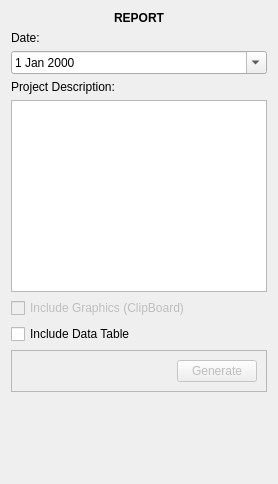
            <widget class="QFrame" name="frame_11">
             <property name="sizePolicy">
              <sizepolicy hsizetype="Preferred" vsizetype="MinimumExpanding">
               <horstretch>0</horstretch>
               <verstretch>0</verstretch>
              </sizepolicy>
             </property>
             <property name="frameShape">
              <enum>QFrame::NoFrame</enum>
             </property>
             <property name="frameShadow">
              <enum>QFrame::Raised</enum>
             </property>
             <layout class="QVBoxLayout" name="verticalLayout_9">
              <item>
               <widget class="QLabel" name="label_27">
                <property name="sizePolicy">
                 <sizepolicy hsizetype="Preferred" vsizetype="Fixed">
                  <horstretch>0</horstretch>
                  <verstretch>0</verstretch>
                 </sizepolicy>
                </property>
                <property name="text">
                 <string>&lt;html&gt;&lt;head/&gt;&lt;body&gt;&lt;p&gt;&lt;span style=&quot; font-weight:600;&quot;&gt;REPORT&lt;/span&gt;&lt;/p&gt;&lt;/body&gt;&lt;/html&gt;</string>
                </property>
                <property name="alignment">
                 <set>Qt::AlignCenter</set>
                </property>
               </widget>
              </item>
              <item>
               <widget class="QLabel" name="label_28">
                <property name="sizePolicy">
                 <sizepolicy hsizetype="Preferred" vsizetype="Fixed">
                  <horstretch>0</horstretch>
                  <verstretch>0</verstretch>
                 </sizepolicy>
                </property>
                <property name="text">
                 <string>Date:</string>
                </property>
               </widget>
              </item>
              <item>
               <widget class="QDateEdit" name="fecha">
                <property name="dateTime">
                 <datetime>
                  <hour>0</hour>
                  <minute>0</minute>
                  <second>0</second>
                  <year>2000</year>
                  <month>1</month>
                  <day>1</day>
                 </datetime>
                </property>
                <property name="currentSection">
                 <enum>QDateTimeEdit::DaySection</enum>
                </property>
                <property name="calendarPopup">
                 <bool>true</bool>
                </property>
                <property name="currentSectionIndex">
                 <number>0</number>
                </property>
                <property name="date">
                 <date>
                  <year>2000</year>
                  <month>1</month>
                  <day>1</day>
                 </date>
                </property>
               </widget>
              </item>
              <item>
               <widget class="QLabel" name="label_29">
                <property name="sizePolicy">
                 <sizepolicy hsizetype="Preferred" vsizetype="Fixed">
                  <horstretch>0</horstretch>
                  <verstretch>0</verstretch>
                 </sizepolicy>
                </property>
                <property name="text">
                 <string>Project Description:</string>
                </property>
               </widget>
              </item>
              <item>
               <widget class="QPlainTextEdit" name="project_t">
                <property name="sizePolicy">
                 <sizepolicy hsizetype="Preferred" vsizetype="Minimum">
                  <horstretch>0</horstretch>
                  <verstretch>0</verstretch>
                 </sizepolicy>
                </property>
               </widget>
              </item>
              <item>
               <widget class="QCheckBox" name="ilg">
                <property name="enabled">
                 <bool>false</bool>
                </property>
                <property name="text">
                 <string>Include Graphics (ClipBoard)</string>
                </property>
               </widget>
              </item>
              <item>
               <widget class="QCheckBox" name="idt">
                <property name="text">
                 <string>Include Data Table</string>
                </property>
               </widget>
              </item>
              <item>
               <widget class="QFrame" name="frame_26">
                <property name="sizePolicy">
                 <sizepolicy hsizetype="Fixed" vsizetype="Fixed">
                  <horstretch>0</horstretch>
                  <verstretch>0</verstretch>
                 </sizepolicy>
                </property>
                <property name="maximumSize">
                 <size>
                  <width>1677215</width>
                  <height>16777215</height>
                 </size>
                </property>
                <property name="frameShape">
                 <enum>QFrame::StyledPanel</enum>
                </property>
                <property name="frameShadow">
                 <enum>QFrame::Raised</enum>
                </property>
                <layout class="QHBoxLayout" name="horizontalLayout_5">
                 <item>
                  <widget class="QgsFileWidget" name="file_info">
                   <property name="sizePolicy">
                    <sizepolicy hsizetype="Expanding" vsizetype="Fixed">
                     <horstretch>1</horstretch>
                     <verstretch>0</verstretch>
                    </sizepolicy>
                   </property>
                   <property name="minimumSize">
                    <size>
                     <width>0</width>
                     <height>0</height>
                    </size>
                   </property>
                   <property name="maximumSize">
                    <size>
                     <width>16777215</width>
                     <height>16777215</height>
                    </size>
                   </property>
                   <property name="baseSize">
                    <size>
                     <width>25</width>
                     <height>0</height>
                    </size>
                   </property>
                   <property name="filter">
                    <string>.html</string>
                   </property>
                   <property name="storageMode">
                    <enum>QgsFileWidget::SaveFile</enum>
                   </property>
                   <property name="options">
                    <set>QFileDialog::HideNameFilterDetails|QFileDialog::ReadOnly</set>
                   </property>
                  </widget>
                 </item>
                 <item>
                  <spacer name="horizontalSpacer_4">
                   <property name="orientation">
                    <enum>Qt::Horizontal</enum>
                   </property>
                   <property name="sizeType">
                    <enum>QSizePolicy::Minimum</enum>
                   </property>
                   <property name="sizeHint" stdset="0">
                    <size>
                     <width>1</width>
                     <height>10</height>
                    </size>
                   </property>
                  </spacer>
                 </item>
                 <item>
                  <widget class="QPushButton" name="gen_info">
                   <property name="enabled">
                    <bool>false</bool>
                   </property>
                   <property name="text">
                    <string>Generate</string>
                   </property>
                  </widget>
                 </item>
                </layout>
               </widget>
              </item>
              <item>
               <widget class="QLabel" name="label_32">
                <property name="sizePolicy">
                 <sizepolicy hsizetype="Preferred" vsizetype="Fixed">
                  <horstretch>0</horstretch>
                  <verstretch>0</verstretch>
                 </sizepolicy>
                </property>
                <property name="minimumSize">
                 <size>
                  <width>0</width>
                  <height>25</height>
                 </size>
                </property>
                <property name="text">
                 <string/>
                </property>
               </widget>
              </item>
              <item>
               <spacer name="verticalSpacer_6">
                <property name="orientation">
                 <enum>Qt::Vertical</enum>
                </property>
                <property name="sizeHint" stdset="0">
                 <size>
                  <width>20</width>
                  <height>50</height>
                 </size>
                </property>
               </spacer>
              </item>
             </layout>
            </widget>
